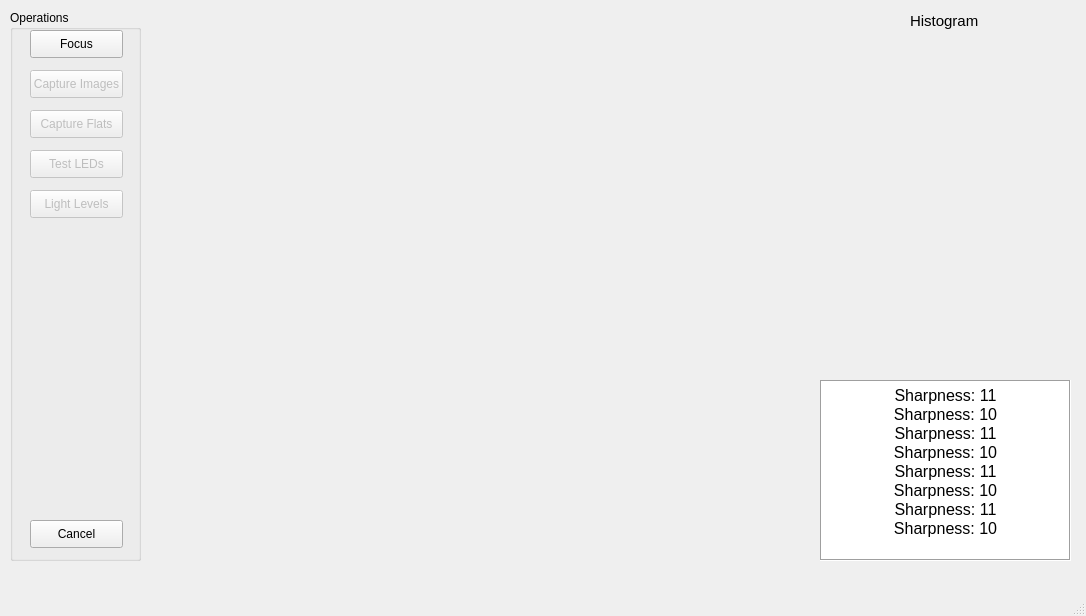
<?xml version="1.0" encoding="UTF-8"?>
<ui version="4.0">
 <class>MainWindow</class>
 <widget class="QMainWindow" name="MainWindow">
  <property name="geometry">
   <rect>
    <x>0</x>
    <y>0</y>
    <width>1086</width>
    <height>616</height>
   </rect>
  </property>
  <property name="windowTitle">
   <string>MISHA Image Capture</string>
  </property>
  <widget class="QWidget" name="centralwidget">
   <widget class="QGroupBox" name="groupBox">
    <property name="geometry">
     <rect>
      <x>10</x>
      <y>10</y>
      <width>131</width>
      <height>551</height>
     </rect>
    </property>
    <property name="title">
     <string>Operations</string>
    </property>
    <widget class="QPushButton" name="pushButton">
     <property name="geometry">
      <rect>
       <x>20</x>
       <y>20</y>
       <width>93</width>
       <height>28</height>
      </rect>
     </property>
     <property name="text">
      <string>Focus</string>
     </property>
    </widget>
    <widget class="QPushButton" name="pushButton_2">
     <property name="enabled">
      <bool>false</bool>
     </property>
     <property name="geometry">
      <rect>
       <x>20</x>
       <y>60</y>
       <width>93</width>
       <height>28</height>
      </rect>
     </property>
     <property name="text">
      <string>Capture Images</string>
     </property>
    </widget>
    <widget class="QPushButton" name="pushButton_3">
     <property name="enabled">
      <bool>false</bool>
     </property>
     <property name="geometry">
      <rect>
       <x>20</x>
       <y>100</y>
       <width>93</width>
       <height>28</height>
      </rect>
     </property>
     <property name="text">
      <string>Capture Flats</string>
     </property>
    </widget>
    <widget class="QPushButton" name="pushButton_4">
     <property name="enabled">
      <bool>false</bool>
     </property>
     <property name="geometry">
      <rect>
       <x>20</x>
       <y>140</y>
       <width>93</width>
       <height>28</height>
      </rect>
     </property>
     <property name="text">
      <string>Test LEDs</string>
     </property>
    </widget>
    <widget class="QPushButton" name="pushButton_5">
     <property name="enabled">
      <bool>false</bool>
     </property>
     <property name="geometry">
      <rect>
       <x>20</x>
       <y>180</y>
       <width>93</width>
       <height>28</height>
      </rect>
     </property>
     <property name="text">
      <string>Light Levels</string>
     </property>
    </widget>
    <widget class="QPushButton" name="pushButton_6">
     <property name="geometry">
      <rect>
       <x>20</x>
       <y>510</y>
       <width>93</width>
       <height>28</height>
      </rect>
     </property>
     <property name="text">
      <string>Cancel</string>
     </property>
    </widget>
   </widget>
   <widget class="QLabel" name="label_3">
    <property name="geometry">
     <rect>
      <x>160</x>
      <y>20</y>
      <width>631</width>
      <height>541</height>
     </rect>
    </property>
    <property name="autoFillBackground">
     <bool>false</bool>
    </property>
    <property name="text">
     <string/>
    </property>
    <property name="pixmap">
     <pixmap>Screenshot 2022-10-02 141047.png</pixmap>
    </property>
    <property name="scaledContents">
     <bool>true</bool>
    </property>
   </widget>
   <widget class="QTextEdit" name="textEdit">
    <property name="geometry">
     <rect>
      <x>820</x>
      <y>380</y>
      <width>251</width>
      <height>181</height>
     </rect>
    </property>
    <property name="frameShape">
     <enum>QFrame::Box</enum>
    </property>
    <property name="html">
     <string>&lt;!DOCTYPE HTML PUBLIC &quot;-//W3C//DTD HTML 4.0//EN&quot; &quot;http://www.w3.org/TR/REC-html40/strict.dtd&quot;&gt;
&lt;html&gt;&lt;head&gt;&lt;meta name=&quot;qrichtext&quot; content=&quot;1&quot; /&gt;&lt;style type=&quot;text/css&quot;&gt;
p, li { white-space: pre-wrap; }
&lt;/style&gt;&lt;/head&gt;&lt;body style=&quot; font-family:'MS Shell Dlg 2'; font-size:6.6pt; font-weight:400; font-style:normal;&quot;&gt;
&lt;p align=&quot;center&quot; style=&quot; margin-top:0px; margin-bottom:0px; margin-left:0px; margin-right:0px; -qt-block-indent:0; text-indent:0px;&quot;&gt;&lt;span style=&quot; font-size:12pt;&quot;&gt;Sharpness: 11&lt;/span&gt;&lt;/p&gt;
&lt;p align=&quot;center&quot; dir='rtl' style=&quot; margin-top:0px; margin-bottom:0px; margin-left:0px; margin-right:0px; -qt-block-indent:0; text-indent:0px;&quot;&gt;&lt;span style=&quot; font-size:12pt;&quot;&gt;Sharpness: 10&lt;/span&gt;&lt;/p&gt;
&lt;p align=&quot;center&quot; dir='rtl' style=&quot; margin-top:0px; margin-bottom:0px; margin-left:0px; margin-right:0px; -qt-block-indent:0; text-indent:0px;&quot;&gt;&lt;span style=&quot; font-size:12pt;&quot;&gt;Sharpness: 11&lt;/span&gt;&lt;/p&gt;
&lt;p align=&quot;center&quot; dir='rtl' style=&quot; margin-top:0px; margin-bottom:0px; margin-left:0px; margin-right:0px; -qt-block-indent:0; text-indent:0px;&quot;&gt;&lt;span style=&quot; font-size:12pt;&quot;&gt;Sharpness: 10&lt;/span&gt;&lt;/p&gt;
&lt;p align=&quot;center&quot; dir='rtl' style=&quot; margin-top:0px; margin-bottom:0px; margin-left:0px; margin-right:0px; -qt-block-indent:0; text-indent:0px;&quot;&gt;&lt;span style=&quot; font-size:12pt;&quot;&gt;Sharpness: 11&lt;/span&gt;&lt;/p&gt;
&lt;p align=&quot;center&quot; dir='rtl' style=&quot; margin-top:0px; margin-bottom:0px; margin-left:0px; margin-right:0px; -qt-block-indent:0; text-indent:0px;&quot;&gt;&lt;span style=&quot; font-size:12pt;&quot;&gt;Sharpness: 10&lt;/span&gt;&lt;/p&gt;
&lt;p align=&quot;center&quot; dir='rtl' style=&quot; margin-top:0px; margin-bottom:0px; margin-left:0px; margin-right:0px; -qt-block-indent:0; text-indent:0px;&quot;&gt;&lt;span style=&quot; font-size:12pt;&quot;&gt;Sharpness: 11&lt;/span&gt;&lt;/p&gt;
&lt;p align=&quot;center&quot; dir='rtl' style=&quot; margin-top:0px; margin-bottom:0px; margin-left:0px; margin-right:0px; -qt-block-indent:0; text-indent:0px;&quot;&gt;&lt;span style=&quot; font-size:12pt;&quot;&gt;Sharpness: 10&lt;/span&gt;&lt;/p&gt;&lt;/body&gt;&lt;/html&gt;</string>
    </property>
   </widget>
   <widget class="QLabel" name="label_4">
    <property name="geometry">
     <rect>
      <x>820</x>
      <y>180</y>
      <width>251</width>
      <height>191</height>
     </rect>
    </property>
    <property name="autoFillBackground">
     <bool>false</bool>
    </property>
    <property name="text">
     <string/>
    </property>
    <property name="pixmap">
     <pixmap>Screenshot 2022-10-02 141047.png</pixmap>
    </property>
    <property name="scaledContents">
     <bool>true</bool>
    </property>
   </widget>
   <widget class="QLabel" name="label">
    <property name="geometry">
     <rect>
      <x>910</x>
      <y>10</y>
      <width>81</width>
      <height>21</height>
     </rect>
    </property>
    <property name="font">
     <font>
      <pointsize>11</pointsize>
     </font>
    </property>
    <property name="text">
     <string>Histogram</string>
    </property>
   </widget>
   <widget class="QLabel" name="label_5">
    <property name="geometry">
     <rect>
      <x>820</x>
      <y>40</y>
      <width>251</width>
      <height>131</height>
     </rect>
    </property>
    <property name="autoFillBackground">
     <bool>false</bool>
    </property>
    <property name="text">
     <string/>
    </property>
    <property name="pixmap">
     <pixmap>Screenshot 2022-10-02 150511.png</pixmap>
    </property>
    <property name="scaledContents">
     <bool>true</bool>
    </property>
   </widget>
  </widget>
  <widget class="QMenuBar" name="menubar">
   <property name="geometry">
    <rect>
     <x>0</x>
     <y>0</y>
     <width>1086</width>
     <height>26</height>
    </rect>
   </property>
  </widget>
  <widget class="QStatusBar" name="statusbar"/>
 </widget>
 <resources>
  <include location="resources.qrc"/>
 </resources>
 <connections/>
</ui>
